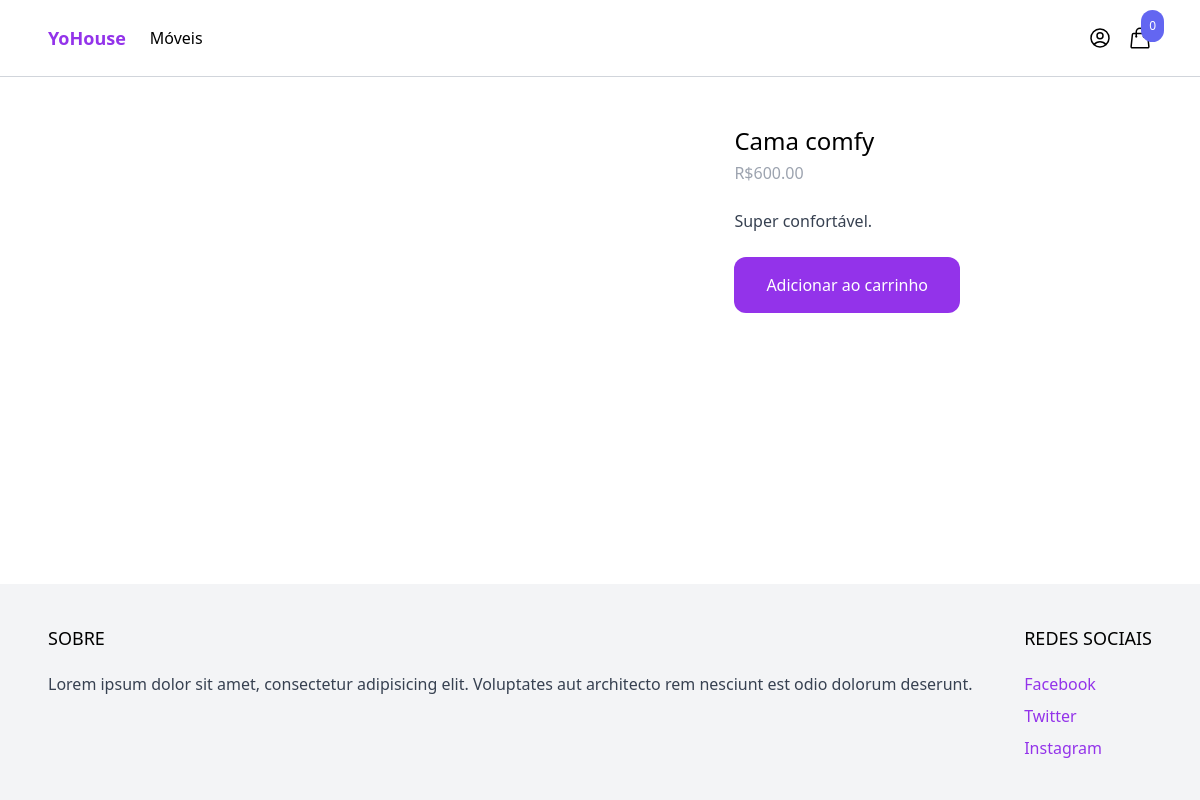
The app's page /produto/cam-comfy/ with its own data.
### produtos/models.py (models this page shows, shortened)
class Produto(models.Model):
    categoria = models.ForeignKey(Categoria, related_name='produtos', on_delete=models.CASCADE)
    nome = models.CharField(max_length=255)
    slug = models.SlugField()
    descricao = models.TextField(blank=True, null=True) #not obligatory
    preco = models.IntegerField()
    created_at = models.DateTimeField(auto_now_add=True) #automatic
    image = models.ImageField(upload_to='uploads/', blank=True, null=True) #blank -> not obligated
    thumbnail = models.ImageField(upload_to='uploads/', blank=True, null=True)
    class Meta:
        ordering = ('-created_at',)
    def get_preco_formatado(self):
        return f'R${self.preco:.2f}'

### produtos/views.py (the view)
# urls.py: path('produto/<slug:slug>/', produto, name='produto'),
def produto(request, slug):
    produto = get_object_or_404(Produto, slug=slug)
    return render(request, 'produto/produto.html', {'produto':produto})

### carrinho/carrinho.py (called while the page is built)
    def __len__(self):
        return sum(item['quantidade'] for item in self.cart.values())

### carrinho/context_processors.py (called while the page is built)
def carrinho(request):
    return {'cart': Carrinho(request)}

### produtos/templates/produto/produto.html (shortened to what this page needs)
{% extends 'core/base.html' %}
{% block content %}
<div class="max-w-6xl mx-auto flex flex-wrap py-6 px-6 xl:px-0">
    <div class="images w-full mb-6 lg:mb-0 lg:w-3/5">
    </div>
    <div class="information w-full lg:w-2/5 lg:p-6">
        <h1 class="text-2xl">{{ produto.nome }}</h1>
        <p class="mt-1 text-gray-400">{{ produto.get_preco_formatado }}</p>
        <p class="mt-6 text-gray-700">{{ produto.descricao }}</p>
        <a href="#"
        class="mt-6 inline-block px-8 py-4 rounded-xl bg-purple-600 text-white hover:bg-purple-700"
        hx-get="{% url 'add_carrinho' produto.id %}"
        hx-target="#menu-cart-button"
        hx-swap="outerHTML"
        >
            Adicionar ao carrinho
        </a>
    </div>
</div>
{% endblock %}

### records on screen
Produto: nome "Cama comfy", get_preco_formatado "R$600.00", descricao "Super confortável."

### other values on screen
{{ cart|length }} "0"
